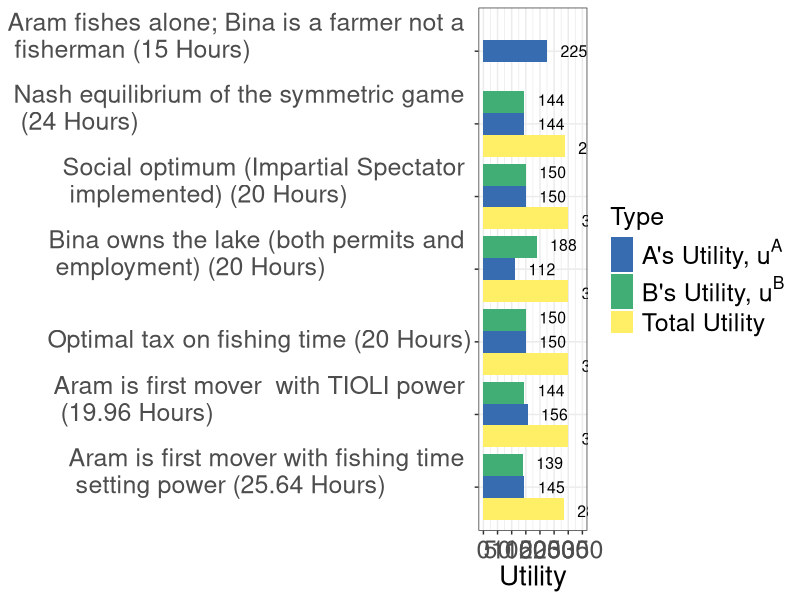
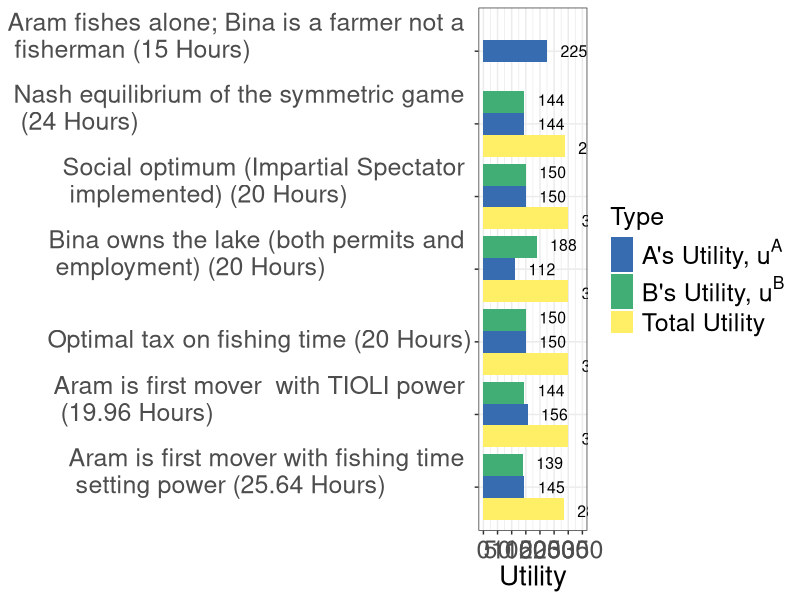

The R script that drew these images, in order:
library(tidyverse)
par(mar =  c(12, 12, 4, 4))
ua <- c(225, 144, 150, 112, 150,156,145)
ub <- c(NA, 144, 150, 188, 150,144,139)
point <- c("1", "2", "3", "4", "5","6","7")
totalu <- c(NA, 288, 300, 300, 300,300,284)
df <- tibble(point, ua, ub, totalu)
dfnar <- 
  df %>% 
  gather(type, Utility, -point) %>% 
  arrange(point)
#xaxislabs <- c("a",a  "b",  expression(paste(t^A)), expression(paste(t^B)), "z")
x1 <- c(expression(paste("Aram fishes alone; \n Bina is a farmer \n not a fisherman (15 Hours)")))
x2 <- c(expression(paste("Nash equilibrium of \n the symmetric  game \n (24 Hours)")))
x3 <- c(expression(paste("Social optimum (Impartial Spectator \n implemented) \n (20 Hours)")))
x4 <- c(expression(paste("Bina owns the lake (both permits and \n employment) (20 Hours)")))
x5 <- c(expression(paste("Optimal tax on fishing time (20 Hours)")))
x6 <- c(expression(paste("Aram is first mover  with TIOLI power \n (19.96 Hours)")))
x7 <- c(expression(paste("Aram is first mover with fishing time \n setting power (25.64 Hours)")))
dfplot <-
  dfnar %>%
  mutate(point = factor(point, levels = c("1", "2", "3", "4", "5","6","7")),
         type = factor(type, levels = c("ua","ub", "totalu")))

dfnar$point <- factor(dfnar$point, levels = c("7", "6", "5", "4", "3","2","1"))

plot1 <- dfnar %>% 
  ggplot(aes(x = point, y = Utility)) +
  geom_bar(aes(group = type, fill = type), stat = "identity", position = position_dodge()) + 
  #geom_text(aes(x=point,y=Utility,label=Utility),vjust=90) + 
  #geom_text(aes(x = point, y = Utility, label = Utility)) +
  #scale_x_discrete(labels = xaxislabs) + 
  scale_x_discrete(labels=c("1" = "Aram fishes alone; Bina is a farmer not a \n fisherman (15 Hours)", "2" = "Nash equilibrium of the symmetric game \n (24 Hours)",
                            "3" = "Social optimum (Impartial Spectator \n implemented) (20 Hours)", "4" = x4, "5" = x5, "6" = x6, "7" = x7)) +
  scale_y_continuous(breaks = seq(0,350,50),
                     labels = seq(0,350,50),
                     limits = c(0,350)) +
  scale_fill_manual(values=c("#386cb0","#41AE76","#FFEF66"), 
                    name = "Type",
                    breaks = c("ua", "ub", "totalu"), 
                    labels = c(expression(paste("A's Utility, ", u^A)),
                               expression(paste("B's Utility, ", u^B)), 
                               paste("Total Utility")))+
  #xlab("Point in the Edgeworth Box") + 
  theme_bw() +
  theme(legend.position = "right",
        legend.text.align = 0,
        axis.title = element_text(size = 20),
        axis.title.y = element_blank(),
        axis.text.y = element_text(size = 18),
        #legend.title = element_text(size = 16),
        legend.text = element_text(size = 18),
        legend.title = element_text(size = 18),
        axis.text.x  = element_text(vjust = 0.5, size = 18)) + 
  geom_text(
    aes(x = point, y = Utility, label = Utility, group = type), 
    hjust = -0.5, size = 4,
    position = position_dodge(width = 1),
    inherit.aes = TRUE
  ) + 
  coord_flip() 
plot1 



ggsave("coordination_failures/bargraph.pdf", plot1, width = 11, height = 7)

# scale_fill_discrete(name = "", 
#                     breaks = c("ua", "ub", "totalu"), 
#                     labels = c(expression(paste("A's Utility, ", u^A)), expression(paste("B's Utility, ",u^B), "Total Utility"))
# ) +
#   scale_color_discrete(name = "", 
#                        breaks = c("ua", "ub", "totalu"), 
#                        labels = c(expression(paste("A's Utility, ", u^A)), expression(paste("B's Utility, ",u^B), "Total Utility"))
#   ) +
